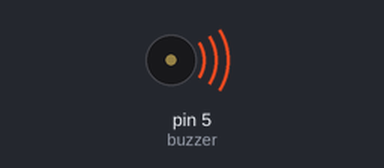
A sketch run on a simulated Arduino Uno, built with avr-gcc and run on an emulated ATmega328P. On the bench: buzzer (waves = sounding).

Above: at 0.2 s.
At 6.7 s:
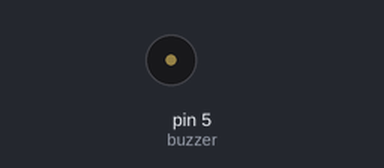
Timing chart, 0 to 8.1 s (numbered marks = the images above):
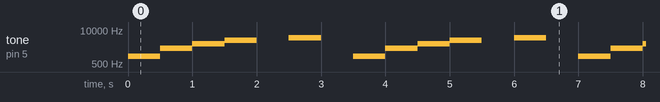

The sketch:

buzzer_with_multiple_sounds.ino
```cpp
#define buzzer  5

void setup() {
  pinMode(buzzer, OUTPUT);
}

void loop() {
  // pulse the buzzer on for a short time
  tone(buzzer, 1000);
  delay(500);
  tone(buzzer, 2000);
  delay(500);
  tone(buzzer, 3000);
  delay(500);
  tone(buzzer, 4000);
  delay(500);
  noTone(buzzer);
    delay(500);
  tone(buzzer, 5000);
  delay(500);
  noTone(buzzer);
    delay(500);
}
```

Measured:
- by itself, tone on pin 5 (buzzer): repeats every 3.5 s: 2000 Hz 0.50 s, 3000 Hz 0.50 s, 4000 Hz 0.50 s, silent 0.50 s, 5000 Hz 0.50 s, silent 0.50 s, 1000 Hz 0.50 s
